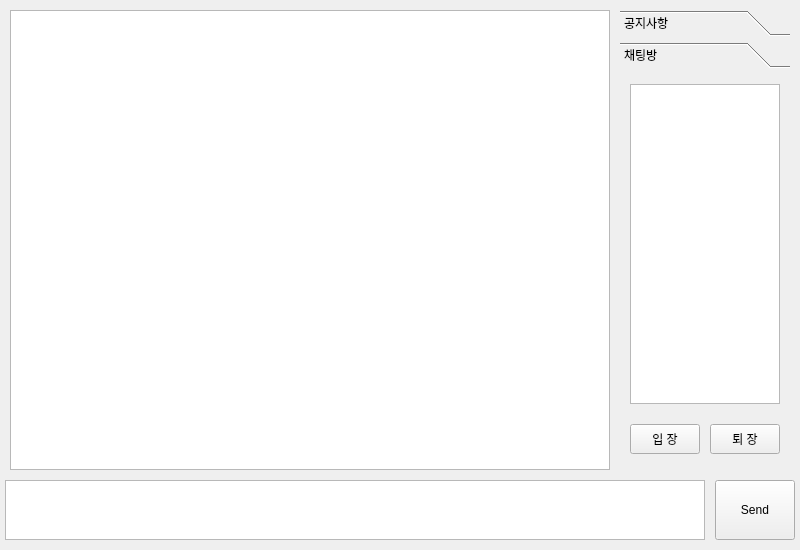
<?xml version="1.0" encoding="UTF-8"?>
<ui version="4.0">
 <class>NormalChatForm</class>
 <widget class="QWidget" name="NormalChatForm">
  <property name="geometry">
   <rect>
    <x>0</x>
    <y>0</y>
    <width>800</width>
    <height>550</height>
   </rect>
  </property>
  <property name="windowTitle">
   <string>Form</string>
  </property>
  <widget class="QToolBox" name="toolBox">
   <property name="geometry">
    <rect>
     <x>620</x>
     <y>10</y>
     <width>170</width>
     <height>460</height>
    </rect>
   </property>
   <property name="currentIndex">
    <number>1</number>
   </property>
   <widget class="QWidget" name="annTool">
    <property name="geometry">
     <rect>
      <x>0</x>
      <y>0</y>
      <width>170</width>
      <height>388</height>
     </rect>
    </property>
    <attribute name="label">
     <string>공지사항</string>
    </attribute>
   </widget>
   <widget class="QWidget" name="chatTool">
    <property name="geometry">
     <rect>
      <x>0</x>
      <y>0</y>
      <width>170</width>
      <height>388</height>
     </rect>
    </property>
    <attribute name="label">
     <string>채팅방</string>
    </attribute>
    <widget class="QTableView" name="attendanceView">
     <property name="geometry">
      <rect>
       <x>10</x>
       <y>10</y>
       <width>150</width>
       <height>320</height>
      </rect>
     </property>
    </widget>
    <widget class="QPushButton" name="exitButton">
     <property name="geometry">
      <rect>
       <x>90</x>
       <y>350</y>
       <width>70</width>
       <height>30</height>
      </rect>
     </property>
     <property name="text">
      <string>퇴 장</string>
     </property>
    </widget>
    <widget class="QPushButton" name="joinButton">
     <property name="geometry">
      <rect>
       <x>10</x>
       <y>350</y>
       <width>70</width>
       <height>30</height>
      </rect>
     </property>
     <property name="text">
      <string>입 장</string>
     </property>
    </widget>
   </widget>
  </widget>
  <widget class="QTextEdit" name="chatEdit">
   <property name="geometry">
    <rect>
     <x>5</x>
     <y>480</y>
     <width>700</width>
     <height>60</height>
    </rect>
   </property>
  </widget>
  <widget class="QPushButton" name="sendButton">
   <property name="geometry">
    <rect>
     <x>715</x>
     <y>480</y>
     <width>80</width>
     <height>60</height>
    </rect>
   </property>
   <property name="text">
    <string>Send</string>
   </property>
  </widget>
  <widget class="QStackedWidget" name="stackedWidget">
   <property name="geometry">
    <rect>
     <x>10</x>
     <y>10</y>
     <width>600</width>
     <height>460</height>
    </rect>
   </property>
   <widget class="QWidget" name="page_0">
    <widget class="QTextEdit" name="annChatEdit">
     <property name="geometry">
      <rect>
       <x>0</x>
       <y>0</y>
       <width>600</width>
       <height>460</height>
      </rect>
     </property>
     <property name="readOnly">
      <bool>true</bool>
     </property>
    </widget>
   </widget>
   <widget class="QWidget" name="page_1">
    <widget class="QTextEdit" name="mainChatEdit">
     <property name="geometry">
      <rect>
       <x>0</x>
       <y>0</y>
       <width>600</width>
       <height>460</height>
      </rect>
     </property>
     <property name="readOnly">
      <bool>true</bool>
     </property>
    </widget>
   </widget>
  </widget>
 </widget>
 <resources/>
 <connections/>
</ui>
